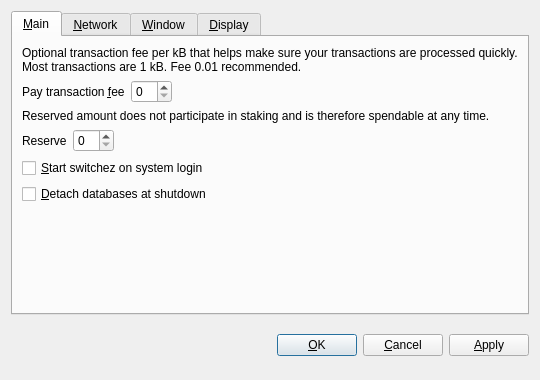
<?xml version="1.0" encoding="UTF-8"?>
<ui version="4.0">
 <class>OptionsDialog</class>
 <widget class="QDialog" name="OptionsDialog">
  <property name="geometry">
   <rect>
    <x>0</x>
    <y>0</y>
    <width>540</width>
    <height>380</height>
   </rect>
  </property>
  <property name="windowTitle">
   <string>Options</string>
  </property>
  <property name="modal">
   <bool>true</bool>
  </property>
  <layout class="QVBoxLayout" name="verticalLayout">
   <item>
    <widget class="QTabWidget" name="tabWidget">
     <property name="tabPosition">
      <enum>QTabWidget::North</enum>
     </property>
     <property name="currentIndex">
      <number>0</number>
     </property>
     <widget class="QWidget" name="tabMain">
      <attribute name="title">
       <string>&amp;Main</string>
      </attribute>
      <layout class="QVBoxLayout" name="verticalLayout_Main">
       <item>
        <widget class="QLabel" name="transactionFeeInfoLabel">
         <property name="text">
          <string>Optional transaction fee per kB that helps make sure your transactions are processed quickly. Most transactions are 1 kB. Fee 0.01 recommended.</string>
         </property>
         <property name="textFormat">
          <enum>Qt::PlainText</enum>
         </property>
         <property name="wordWrap">
          <bool>true</bool>
         </property>
        </widget>
       </item>
       <item>
        <layout class="QHBoxLayout" name="horizontalLayoutFee">
         <item>
          <widget class="QLabel" name="transactionFeeLabel">
           <property name="text">
            <string>Pay transaction &amp;fee</string>
           </property>
           <property name="textFormat">
            <enum>Qt::PlainText</enum>
           </property>
           <property name="buddy">
            <cstring>transactionFee</cstring>
           </property>
          </widget>
         </item>
         <item>
          <widget class="BitcoinAmountField" name="transactionFee"/>
         </item>
         <item>
          <spacer name="horizontalSpacerFee">
           <property name="orientation">
            <enum>Qt::Horizontal</enum>
           </property>
           <property name="sizeHint" stdset="0">
            <size>
             <width>40</width>
             <height>20</height>
            </size>
           </property>
          </spacer>
         </item>
        </layout>
       </item>
       <item>
        <widget class="QLabel" name="reserveBalanceInfoLabel">
         <property name="text">
          <string>Reserved amount does not participate in staking and is therefore spendable at any time.</string>
         </property>
         <property name="textFormat">
          <enum>Qt::PlainText</enum>
         </property>
         <property name="wordWrap">
          <bool>true</bool>
         </property>
        </widget>
       </item>
       <item>
        <layout class="QHBoxLayout" name="horizontalLayoutReserveBalance">
         <item>
          <widget class="QLabel" name="reserveBalanceLabel">
           <property name="text">
            <string>Reserve</string>
           </property>
           <property name="textFormat">
            <enum>Qt::PlainText</enum>
           </property>
           <property name="buddy">
            <cstring>reserveBalance</cstring>
           </property>
          </widget>
         </item>
         <item>
          <widget class="BitcoinAmountField" name="reserveBalance"/>
         </item>
         <item>
          <spacer name="horizontalSpacerReserveBalance">
           <property name="orientation">
            <enum>Qt::Horizontal</enum>
           </property>
           <property name="sizeHint" stdset="0">
            <size>
             <width>40</width>
             <height>20</height>
            </size>
           </property>
          </spacer>
         </item>
        </layout>
       </item>
       <item>
        <widget class="QCheckBox" name="bitcoinAtStartup">
         <property name="toolTip">
          <string>Automatically start switchez after logging in to the system.</string>
         </property>
         <property name="text">
          <string>&amp;Start switchez on system login</string>
         </property>
        </widget>
       </item>
       <item>
        <widget class="QCheckBox" name="detachDatabases">
         <property name="toolTip">
          <string>Detach block and address databases at shutdown. This means they can be moved to another data directory, but it slows down shutdown. The wallet is always detached.</string>
         </property>
         <property name="text">
          <string>&amp;Detach databases at shutdown</string>
         </property>
        </widget>
       </item>
       <item>
        <spacer name="verticalSpacer_Main">
         <property name="orientation">
          <enum>Qt::Vertical</enum>
         </property>
         <property name="sizeHint" stdset="0">
          <size>
           <width>20</width>
           <height>40</height>
          </size>
         </property>
        </spacer>
       </item>
      </layout>
     </widget>
     <widget class="QWidget" name="tabNetwork">
      <attribute name="title">
       <string>&amp;Network</string>
      </attribute>
      <layout class="QVBoxLayout" name="verticalLayout_Network">
       <item>
        <widget class="QCheckBox" name="mapPortUpnp">
         <property name="toolTip">
          <string>Automatically open the switchez client port on the router. This only works when your router supports UPnP and it is enabled.</string>
         </property>
         <property name="text">
          <string>Map port using &amp;UPnP</string>
         </property>
        </widget>
       </item>
       <item>
        <widget class="QCheckBox" name="connectSocks">
         <property name="toolTip">
          <string>Connect to the switchez network through a SOCKS proxy (e.g. when connecting through Tor).</string>
         </property>
         <property name="text">
          <string>&amp;Connect through SOCKS proxy:</string>
         </property>
        </widget>
       </item>
       <item>
        <layout class="QHBoxLayout" name="horizontalLayout_Network">
         <item>
          <widget class="QLabel" name="proxyIpLabel">
           <property name="text">
            <string>Proxy &amp;IP:</string>
           </property>
           <property name="textFormat">
            <enum>Qt::PlainText</enum>
           </property>
           <property name="buddy">
            <cstring>proxyIp</cstring>
           </property>
          </widget>
         </item>
         <item>
          <widget class="QValidatedLineEdit" name="proxyIp">
           <property name="maximumSize">
            <size>
             <width>140</width>
             <height>16777215</height>
            </size>
           </property>
           <property name="toolTip">
            <string>IP address of the proxy (e.g. 127.0.0.1)</string>
           </property>
          </widget>
         </item>
         <item>
          <widget class="QLabel" name="proxyPortLabel">
           <property name="text">
            <string>&amp;Port:</string>
           </property>
           <property name="textFormat">
            <enum>Qt::PlainText</enum>
           </property>
           <property name="buddy">
            <cstring>proxyPort</cstring>
           </property>
          </widget>
         </item>
         <item>
          <widget class="QLineEdit" name="proxyPort">
           <property name="maximumSize">
            <size>
             <width>55</width>
             <height>16777215</height>
            </size>
           </property>
           <property name="toolTip">
            <string>Port of the proxy (e.g. 9050)</string>
           </property>
          </widget>
         </item>
         <item>
          <widget class="QLabel" name="socksVersionLabel">
           <property name="text">
            <string>SOCKS &amp;Version:</string>
           </property>
           <property name="textFormat">
            <enum>Qt::PlainText</enum>
           </property>
           <property name="buddy">
            <cstring>socksVersion</cstring>
           </property>
          </widget>
         </item>
         <item>
          <widget class="QValueComboBox" name="socksVersion">
           <property name="toolTip">
            <string>SOCKS version of the proxy (e.g. 5)</string>
           </property>
          </widget>
         </item>
         <item>
          <spacer name="horizontalSpacer_Network">
           <property name="orientation">
            <enum>Qt::Horizontal</enum>
           </property>
           <property name="sizeHint" stdset="0">
            <size>
             <width>40</width>
             <height>20</height>
            </size>
           </property>
          </spacer>
         </item>
        </layout>
       </item>
       <item>
        <spacer name="verticalSpacer_Network">
         <property name="orientation">
          <enum>Qt::Vertical</enum>
         </property>
         <property name="sizeHint" stdset="0">
          <size>
           <width>20</width>
           <height>40</height>
          </size>
         </property>
        </spacer>
       </item>
      </layout>
     </widget>
     <widget class="QWidget" name="tabWindow">
      <attribute name="title">
       <string>&amp;Window</string>
      </attribute>
      <layout class="QVBoxLayout" name="verticalLayout_Window">
       <item>
        <widget class="QCheckBox" name="minimizeToTray">
         <property name="toolTip">
          <string>Show only a tray icon after minimizing the window.</string>
         </property>
         <property name="text">
          <string>&amp;Minimize to the tray instead of the taskbar</string>
         </property>
        </widget>
       </item>
       <item>
        <widget class="QCheckBox" name="minimizeOnClose">
         <property name="toolTip">
          <string>Minimize instead of exit the application when the window is closed. When this option is enabled, the application will be closed only after selecting Quit in the menu.</string>
         </property>
         <property name="text">
          <string>M&amp;inimize on close</string>
         </property>
        </widget>
       </item>
       <item>
        <spacer name="verticalSpacer_Window">
         <property name="orientation">
          <enum>Qt::Vertical</enum>
         </property>
         <property name="sizeHint" stdset="0">
          <size>
           <width>20</width>
           <height>40</height>
          </size>
         </property>
        </spacer>
       </item>
      </layout>
     </widget>
     <widget class="QWidget" name="tabDisplay">
      <attribute name="title">
       <string>&amp;Display</string>
      </attribute>
      <layout class="QVBoxLayout" name="verticalLayout_Display">
       <item>
        <layout class="QHBoxLayout" name="horizontalLayout_1_Display">
         <item>
          <widget class="QLabel" name="langLabel">
           <property name="text">
            <string>User Interface &amp;language:</string>
           </property>
           <property name="textFormat">
            <enum>Qt::PlainText</enum>
           </property>
           <property name="buddy">
            <cstring>lang</cstring>
           </property>
          </widget>
         </item>
         <item>
          <widget class="QValueComboBox" name="lang">
           <property name="toolTip">
            <string>The user interface language can be set here. This setting will take effect after restarting switchez.</string>
           </property>
          </widget>
         </item>
        </layout>
       </item>
       <item>
        <layout class="QHBoxLayout" name="horizontalLayout_2_Display">
         <item>
          <widget class="QLabel" name="unitLabel">
           <property name="text">
            <string>&amp;Unit to show amounts in:</string>
           </property>
           <property name="textFormat">
            <enum>Qt::PlainText</enum>
           </property>
           <property name="buddy">
            <cstring>unit</cstring>
           </property>
          </widget>
         </item>
         <item>
          <widget class="QValueComboBox" name="unit">
           <property name="toolTip">
            <string>Choose the default subdivision unit to show in the interface and when sending coins.</string>
           </property>
          </widget>
         </item>
        </layout>
       </item>
       <item>
        <widget class="QCheckBox" name="displayAddresses">
         <property name="toolTip">
          <string>Whether to show switchez addresses in the transaction list or not.</string>
         </property>
         <property name="text">
          <string>&amp;Display addresses in transaction list</string>
         </property>
        </widget>
       </item>
       <item>
        <widget class="QCheckBox" name="coinControlFeatures">
         <property name="toolTip">
          <string>Whether to show coin control features or not.</string>
         </property>
         <property name="text">
          <string>Display coin &amp;control features (experts only!)</string>
         </property>
        </widget>
       </item>
       <item>
        <spacer name="verticalSpacer_Display">
         <property name="orientation">
          <enum>Qt::Vertical</enum>
         </property>
         <property name="sizeHint" stdset="0">
          <size>
           <width>20</width>
           <height>40</height>
          </size>
         </property>
        </spacer>
       </item>
      </layout>
     </widget>
    </widget>
   </item>
   <item>
    <layout class="QHBoxLayout" name="horizontalLayout_Buttons">
     <item>
      <spacer name="horizontalSpacer_1">
       <property name="orientation">
        <enum>Qt::Horizontal</enum>
       </property>
       <property name="sizeHint" stdset="0">
        <size>
         <width>40</width>
         <height>48</height>
        </size>
       </property>
      </spacer>
     </item>
     <item>
      <widget class="QLabel" name="statusLabel">
       <property name="font">
        <font>
         <weight>75</weight>
         <bold>true</bold>
        </font>
       </property>
       <property name="text">
        <string/>
       </property>
       <property name="textFormat">
        <enum>Qt::PlainText</enum>
       </property>
       <property name="wordWrap">
        <bool>true</bool>
       </property>
      </widget>
     </item>
     <item>
      <spacer name="horizontalSpacer_2">
       <property name="orientation">
        <enum>Qt::Horizontal</enum>
       </property>
       <property name="sizeHint" stdset="0">
        <size>
         <width>40</width>
         <height>48</height>
        </size>
       </property>
      </spacer>
     </item>
     <item>
      <widget class="QPushButton" name="okButton">
       <property name="text">
        <string>&amp;OK</string>
       </property>
      </widget>
     </item>
     <item>
      <widget class="QPushButton" name="cancelButton">
       <property name="text">
        <string>&amp;Cancel</string>
       </property>
       <property name="autoDefault">
        <bool>false</bool>
       </property>
      </widget>
     </item>
     <item>
      <widget class="QPushButton" name="applyButton">
       <property name="text">
        <string>&amp;Apply</string>
       </property>
       <property name="autoDefault">
        <bool>false</bool>
       </property>
      </widget>
     </item>
    </layout>
   </item>
  </layout>
 </widget>
 <customwidgets>
  <customwidget>
   <class>BitcoinAmountField</class>
   <extends>QSpinBox</extends>
   <header>bitcoinamountfield.h</header>
  </customwidget>
  <customwidget>
   <class>QValueComboBox</class>
   <extends>QComboBox</extends>
   <header>qvaluecombobox.h</header>
  </customwidget>
  <customwidget>
   <class>QValidatedLineEdit</class>
   <extends>QLineEdit</extends>
   <header>qvalidatedlineedit.h</header>
  </customwidget>
 </customwidgets>
 <resources/>
 <connections/>
</ui>
